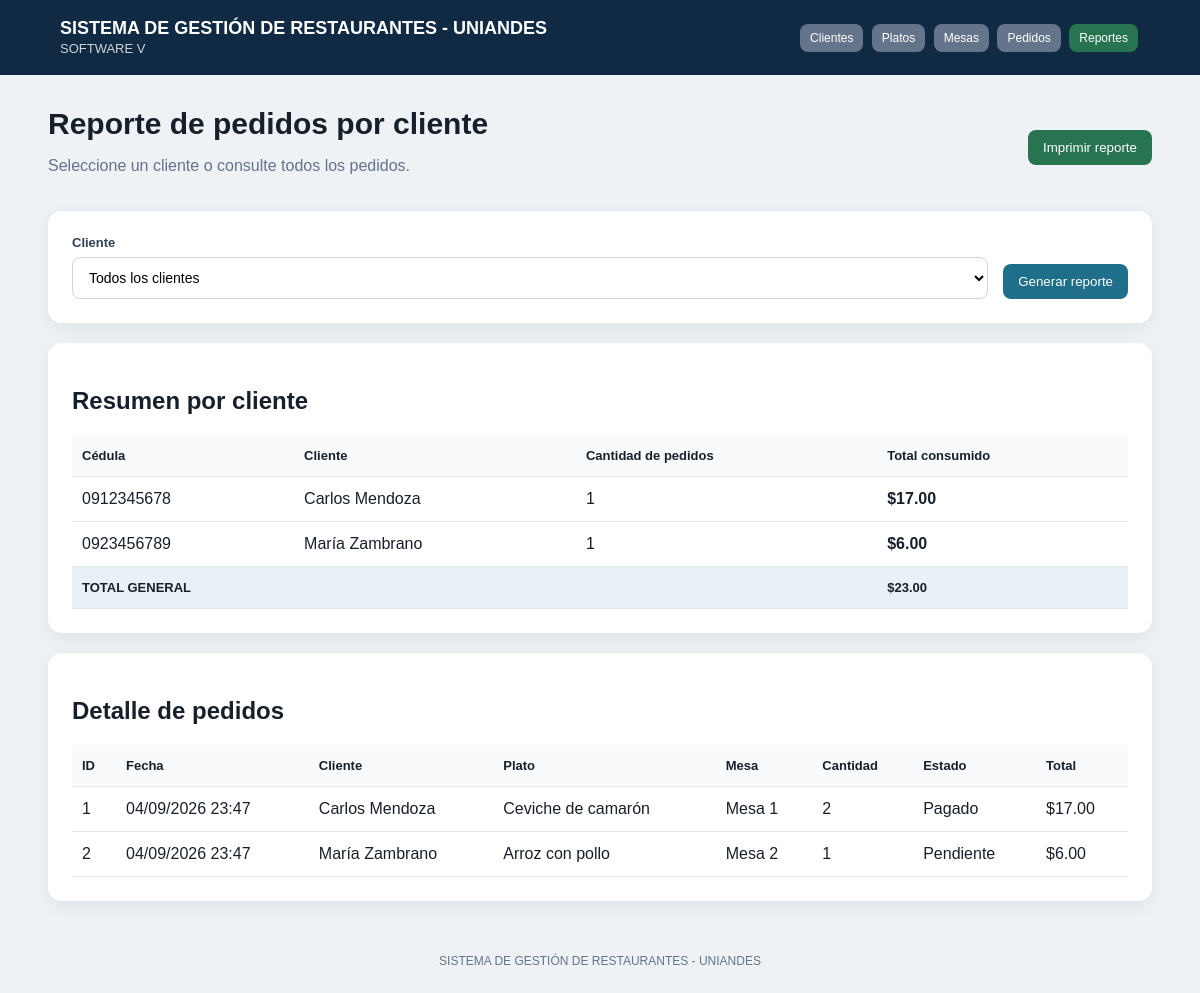
/index.php?controller=reporte, run on the app's committed database.
### tables this page shows
CREATE TABLE pedidos (
    id INT AUTO_INCREMENT PRIMARY KEY,
    cliente_id INT NOT NULL,
    plato_id INT NOT NULL,
    mesa_id INT NOT NULL,
    cantidad INT NOT NULL,
    precio_unitario DECIMAL(10,2) NOT NULL,
    total DECIMAL(10,2) NOT NULL,
    fecha DATETIME NOT NULL,
    estado VARCHAR(30) NOT NULL DEFAULT 'Pendiente',
    creado_en TIMESTAMP DEFAULT CURRENT_TIMESTAMP,
    CONSTRAINT fk_pedido_cliente FOREIGN KEY (cliente_id) REFERENCES clientes(id)
        ON UPDATE CASCADE ON DELETE RESTRICT,
    CONSTRAINT fk_pedido_plato FOREIGN KEY (plato_id) REFERENCES platos(id)
        ON UPDATE CASCADE ON DELETE RESTRICT,
    CONSTRAINT fk_pedido_mesa FOREIGN KEY (mesa_id) REFERENCES mesas(id)
        ON UPDATE CASCADE ON DELETE RESTRICT
);

CREATE TABLE platos (
    id INT AUTO_INCREMENT PRIMARY KEY,
    nombre VARCHAR(100) NOT NULL UNIQUE,
    descripcion VARCHAR(255) NULL,
    precio DECIMAL(10,2) NOT NULL,
    disponible TINYINT(1) NOT NULL DEFAULT 1,
    creado_en TIMESTAMP DEFAULT CURRENT_TIMESTAMP
);

CREATE TABLE mesas (
    id INT AUTO_INCREMENT PRIMARY KEY,
    numero INT NOT NULL UNIQUE,
    capacidad INT NOT NULL,
    estado VARCHAR(20) NOT NULL DEFAULT 'Disponible',
    creado_en TIMESTAMP DEFAULT CURRENT_TIMESTAMP
);

### app/core/Controller.php (called while the page is built, shortened)
<?php
class Controller {
    protected function view(string $view, array $data = []): void {
        extract($data);
        require __DIR__ . '/../views/' . $view . '.php';
    }
}

### app/controllers/ReporteController.php (called while the page is built, shortened)
<?php
require_once __DIR__ . '/../core/Controller.php';
require_once __DIR__ . '/../models/Reporte.php';
class ReporteController extends Controller {
    public function index(): void {
        $clienteId = (int)($_GET['cliente_id'] ?? 0);
        $reporte = new Reporte();
        $pedidos = $reporte->pedidosPorCliente($clienteId);
        $resumen = $reporte->resumen($clienteId);
        $this->view('reportes/index', compact(
            'clientes', 'pedidos', 'resumen', 'clienteId'
        ));
    }
}

### app/core/Router.php (called while the page is built, shortened)
<?php
class Router {
    public function dispatch(): void {
        $action = $_GET['action'] ?? 'index';
        $controller = new $className();
        $controller->$action();
    }
}

### index.php (called while the page is built)
<?php
require_once __DIR__ . '/app/core/Router.php';
$router = new Router();
$router->dispatch();

### config/database.php (called while the page is built)
<?php
class Database {
    private string $host = 'localhost';
    private string $db = 'restaurante';
    private string $user = 'root';
    private string $pass = '';
    private ?PDO $conn = null;
    public function getConnection(): PDO {
        if ($this->conn === null) {
            $dsn = "mysql:host={$this->host};dbname={$this->db};charset=utf8mb4";
            $this->conn = new PDO($dsn, $this->user, $this->pass, [
                PDO::ATTR_ERRMODE => PDO::ERRMODE_EXCEPTION,
                PDO::ATTR_DEFAULT_FETCH_MODE => PDO::FETCH_ASSOC,
                PDO::ATTR_EMULATE_PREPARES => false
            ]);
        }
        return $this->conn;
    }
}

### app/models/Reporte.php (called while the page is built, shortened)
<?php
require_once __DIR__ . '/../../config/database.php';
class Reporte {
    private PDO $db;
    public function __construct() {
        $this->db = (new Database())->getConnection();
    }
    public function pedidosPorCliente(int $clienteId = 0): array {
        $sql = "SELECT p.*, CONCAT(c.nombres, ' ', c.apellidos) AS cliente,
                       pl.nombre AS plato, m.numero AS mesa
                FROM pedidos p
                INNER JOIN clientes c ON c.id = p.cliente_id
                INNER JOIN platos pl ON pl.id = p.plato_id
                INNER JOIN mesas m ON m.id = p.mesa_id";
        $sql .= " ORDER BY c.apellidos, p.fecha DESC";
        $stmt = $this->db->prepare($sql);
        $stmt->execute($clienteId > 0 ? [$clienteId] : []);
        return $stmt->fetchAll();
    }
    public function resumen(int $clienteId = 0): array {
        $sql = "SELECT c.cedula, CONCAT(c.nombres, ' ', c.apellidos) AS cliente,
                       COUNT(p.id) AS pedidos,
                       SUM(CASE WHEN p.estado <> 'Cancelado' THEN p.total ELSE 0 END) AS total
                FROM pedidos p
                INNER JOIN clientes c ON c.id = p.cliente_id";
        $sql .= " GROUP BY c.id, c.cedula, c.nombres, c.apellidos ORDER BY total DESC";
        $stmt = $this->db->prepare($sql);
        $stmt->execute($clienteId > 0 ? [$clienteId] : []);
        return $stmt->fetchAll();
    }
}

### app/views/reportes/index.php (the view, shortened to what this page needs)
<?php require __DIR__ . '/../layout/header.php'; ?>
<div class="hero no-print">
    <div><h1>Reporte de pedidos por cliente</h1><p>Seleccione un cliente o consulte todos los pedidos.</p></div>
    <button class="btn report" onclick="window.print()">Imprimir reporte</button>
</div>
<div class="card no-print">
    <form method="get" class="filter-form">
        <label>Cliente
            <select name="cliente_id">
                <option value="0">Todos los clientes</option>
            </select>
        </label>
        <button class="btn" type="submit">Generar reporte</button>
    </form>
</div>
<div class="card">
    <h2>Resumen por cliente</h2>
    <div class="table-wrap">
        <table>
            <thead><tr><th>Cédula</th><th>Cliente</th><th>Cantidad de pedidos</th><th>Total consumido</th></tr></thead>
            <tbody>
            <?php $totalGeneral = 0; ?>
            <?php foreach ($resumen as $dato): ?>
                <?php $totalGeneral += (float)$dato['total']; ?>
                <tr>
                    <td><?= htmlspecialchars($dato['cedula']) ?></td>
                    <td><?= htmlspecialchars($dato['cliente']) ?></td>
                    <td><?= $dato['pedidos'] ?></td>
                    <td><b>$<?= number_format($dato['total'], 2) ?></b></td>
                </tr>
            <?php endforeach; ?>
            </tbody>
            <tfoot><tr><th colspan="3">TOTAL GENERAL</th><th>$<?= number_format($totalGeneral, 2) ?></th></tr></tfoot>
        </table>
    </div>
</div>
<div class="card">
    <h2>Detalle de pedidos</h2>
    <div class="table-wrap">
        <table>
            <thead><tr><th>ID</th><th>Fecha</th><th>Cliente</th><th>Plato</th><th>Mesa</th><th>Cantidad</th><th>Estado</th><th>Total</th></tr></thead>
            <tbody>
            <?php foreach ($pedidos as $pedido): ?>
                <tr>
                    <td><?= $pedido['id'] ?></td>
                    <td><?= date('d/m/Y H:i', strtotime($pedido['fecha'])) ?></td>
                    <td><?= htmlspecialchars($pedido['cliente']) ?></td>
                    <td><?= htmlspecialchars($pedido['plato']) ?></td>
                    <td>Mesa <?= $pedido['mesa'] ?></td>
                    <td><?= $pedido['cantidad'] ?></td>
                    <td><?= htmlspecialchars($pedido['estado']) ?></td>
                    <td>$<?= number_format($pedido['total'], 2) ?></td>
                </tr>
            <?php endforeach; ?>
            </tbody>
        </table>
    </div>
</div>
<?php require __DIR__ . '/../layout/footer.php'; ?>

### public/css/app.css (style rules this page uses)
* { box-sizing: border-box; }
body { margin: 0; font-family: Arial, Helvetica, sans-serif; background: #eef2f5; color: #17202a; }
.hero { display: flex; justify-content: space-between; align-items: center; gap: 20px; margin-bottom: 20px; }
.hero h1 { margin: 4px 0; font-size: 30px; }
.hero p { color: #64748b; }
.card { background: #fff; border-radius: 14px; padding: 24px; box-shadow: 0 5px 18px rgba(15,23,42,.07); margin-bottom: 20px; }
.table-wrap { overflow-x: auto; }
table { width: 100%; border-collapse: collapse; }
th, td { padding: 13px 10px; border-bottom: 1px solid #e5e7eb; text-align: left; }
th { background: #f8fafc; font-size: 13px; }
tfoot th { background: #e8f1f5; }
.btn { display: inline-block; border: 0; border-radius: 8px; padding: 10px 15px; background: #1f6f8b; color: white; text-decoration: none; cursor: pointer; }
.btn.report { background: #287451; }
.search input, input, select, textarea { width: 100%; padding: 11px 12px; border: 1px solid #cbd5e1; border-radius: 8px; font-size: 14px; background: white; }
label { font-size: 13px; font-weight: bold; color: #334155; }
label input, label select, label textarea { margin-top: 7px; font-weight: normal; }
.filter-form { display: grid; grid-template-columns: 1fr auto; align-items: end; gap: 15px; }

### data on the page
pedidos: id "1", fecha "04/09/2026 23:47", cliente "Carlos Mendoza", plato.nombre "Ceviche de camarón", mesa.numero "1", cantidad "2", estado "Pagado", total "17.00"
pedidos: id "2", fecha "04/09/2026 23:47", cliente "María Zambrano", plato.nombre "Arroz con pollo", mesa.numero "2", cantidad "1", estado "Pendiente", total "6.00"

### other printed values
$dato['cedula'] "0912345678"
$dato['cliente'] "Carlos Mendoza"
$dato['pedidos'] "1"
$dato['total'] "17.00"
$dato['cedula'] "0923456789"
$dato['cliente'] "María Zambrano"
$dato['total'] "6.00"
$totalGeneral "23.00"
